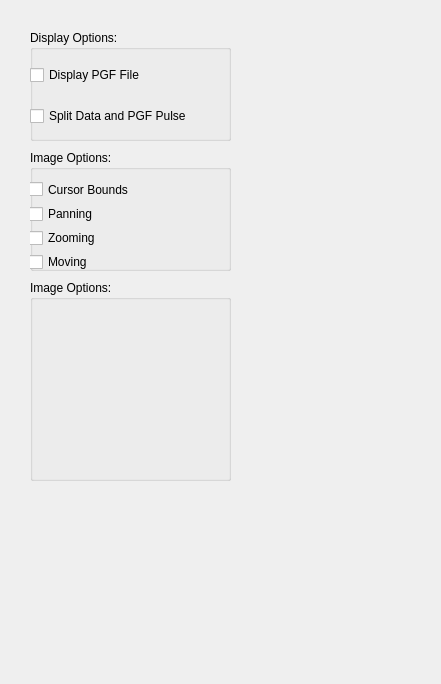
<?xml version="1.0" encoding="UTF-8"?>
<ui version="4.0">
 <class>Form</class>
 <widget class="QWidget" name="Form">
  <property name="geometry">
   <rect>
    <x>0</x>
    <y>0</y>
    <width>441</width>
    <height>684</height>
   </rect>
  </property>
  <property name="windowTitle">
   <string>Form</string>
  </property>
  <widget class="QGroupBox" name="groupBox_2">
   <property name="geometry">
    <rect>
     <x>30</x>
     <y>150</y>
     <width>201</width>
     <height>121</height>
    </rect>
   </property>
   <property name="title">
    <string>Image Options:</string>
   </property>
   <widget class="QWidget" name="verticalLayoutWidget_2">
    <property name="geometry">
     <rect>
      <x>-1</x>
      <y>30</y>
      <width>201</width>
      <height>91</height>
     </rect>
    </property>
    <layout class="QVBoxLayout" name="verticalLayout_2">
     <item>
      <widget class="QCheckBox" name="checkBox_3">
       <property name="text">
        <string>Cursor Bounds</string>
       </property>
      </widget>
     </item>
     <item>
      <widget class="QCheckBox" name="checkBox_6">
       <property name="text">
        <string>Panning</string>
       </property>
      </widget>
     </item>
     <item>
      <widget class="QCheckBox" name="checkBox_5">
       <property name="text">
        <string>Zooming</string>
       </property>
      </widget>
     </item>
     <item>
      <widget class="QCheckBox" name="checkBox_4">
       <property name="text">
        <string>Moving</string>
       </property>
      </widget>
     </item>
    </layout>
   </widget>
  </widget>
  <widget class="QGroupBox" name="groupBox_3">
   <property name="geometry">
    <rect>
     <x>30</x>
     <y>280</y>
     <width>201</width>
     <height>201</height>
    </rect>
   </property>
   <property name="title">
    <string>Image Options:</string>
   </property>
   <widget class="QWidget" name="button_function_1" native="true">
    <property name="geometry">
     <rect>
      <x>10</x>
      <y>40</y>
      <width>181</width>
      <height>31</height>
     </rect>
    </property>
   </widget>
   <widget class="QWidget" name="button_function_2" native="true">
    <property name="geometry">
     <rect>
      <x>10</x>
      <y>80</y>
      <width>181</width>
      <height>31</height>
     </rect>
    </property>
   </widget>
   <widget class="QWidget" name="button_function_3" native="true">
    <property name="geometry">
     <rect>
      <x>9</x>
      <y>120</y>
      <width>181</width>
      <height>31</height>
     </rect>
    </property>
   </widget>
   <widget class="QWidget" name="button_function_4" native="true">
    <property name="geometry">
     <rect>
      <x>9</x>
      <y>160</y>
      <width>181</width>
      <height>31</height>
     </rect>
    </property>
   </widget>
  </widget>
  <widget class="QGroupBox" name="groupBox">
   <property name="geometry">
    <rect>
     <x>30</x>
     <y>30</y>
     <width>201</width>
     <height>111</height>
    </rect>
   </property>
   <property name="title">
    <string>Display Options:</string>
   </property>
   <widget class="QWidget" name="verticalLayoutWidget">
    <property name="geometry">
     <rect>
      <x>0</x>
      <y>20</y>
      <width>201</width>
      <height>91</height>
     </rect>
    </property>
    <layout class="QVBoxLayout" name="verticalLayout">
     <item>
      <widget class="QCheckBox" name="checkBox">
       <property name="text">
        <string>Display PGF File</string>
       </property>
      </widget>
     </item>
     <item>
      <widget class="QCheckBox" name="checkBox_2">
       <property name="text">
        <string>Split Data and PGF Pulse</string>
       </property>
      </widget>
     </item>
    </layout>
   </widget>
  </widget>
 </widget>
 <resources/>
 <connections/>
</ui>
